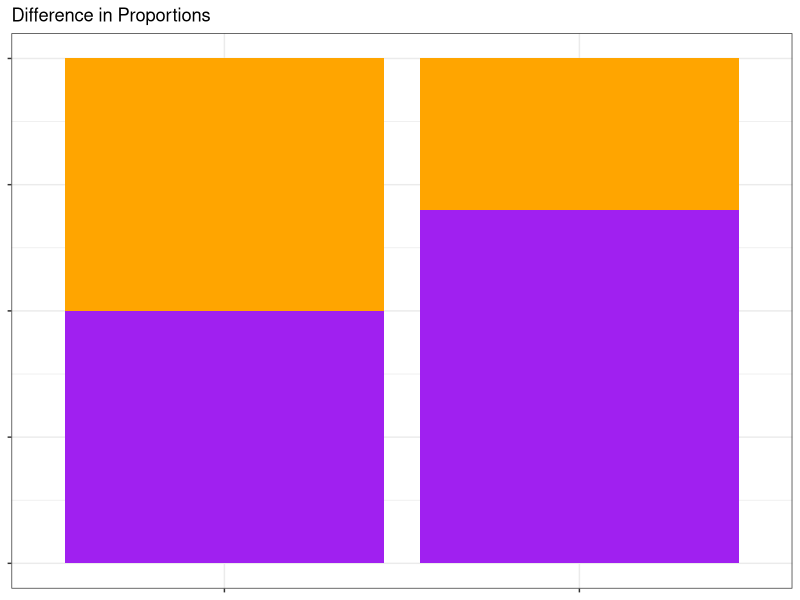
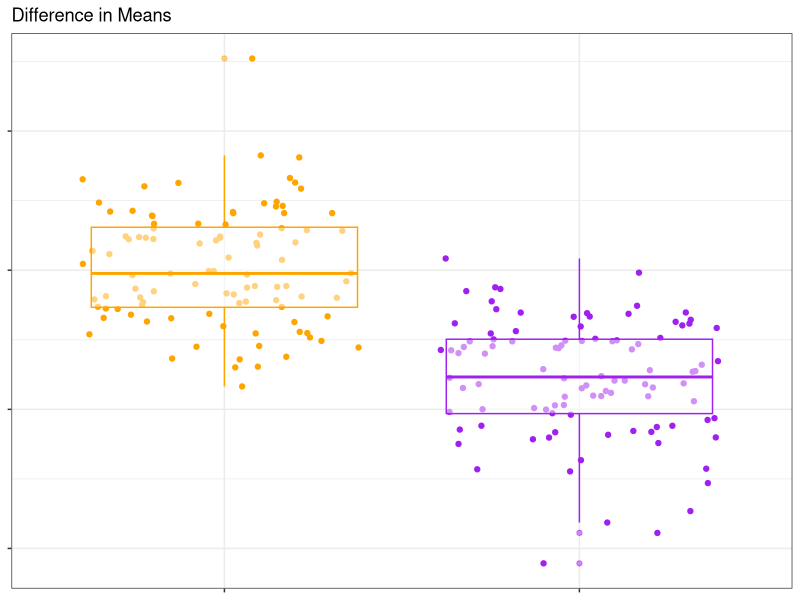
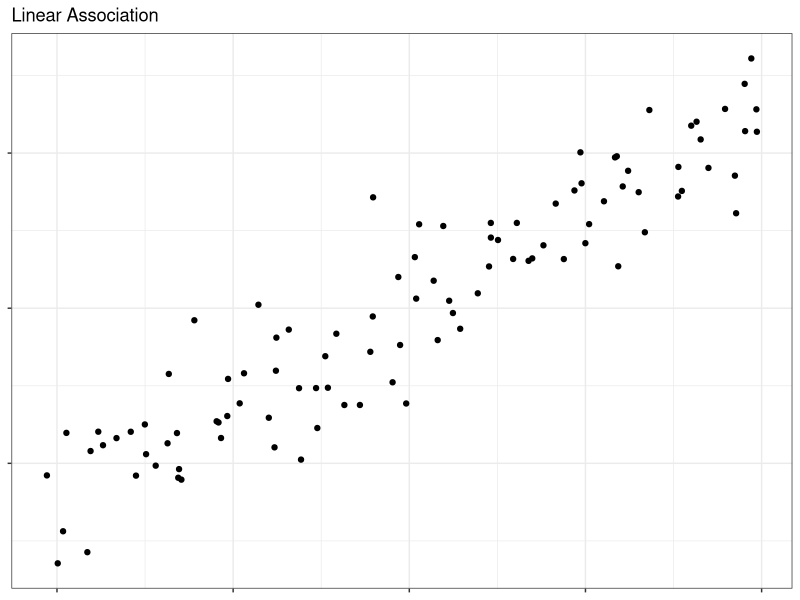

Write the R code that produced these figures, in order.
## ---- chunk 1

library(ggplot2)
library(tidyverse)
knitr::opts_chunk$set(dpi=300, message = F, warning = F, echo = F, fig.width = 8, fig.height = 4, out.width = "80%", fig.align = "center", cache = T)
theme_set(theme_bw())
## ---- chunk 2
tibble(group = rep(c("A", "B"), each = 2),
       resp = rep(c(1, 2), times = 2),
       prop = c(.5, .5, .3, .7)) %>%
  ggplot(aes(x = group, fill = factor(resp), weight = prop)) + geom_bar(position = "stack") + theme(axis.title = element_blank(), axis.text = element_blank()) + scale_fill_manual(values = c("orange", "purple"), guide = F) + ggtitle("Difference in Proportions")
tibble(group = rep(c("A", "B"), each = 100), 
       obs = c(rnorm(100, 5, 1), rnorm(100, 3, 1))) %>%
  ggplot(aes(x = group, y = obs, color = group)) + geom_jitter() + geom_boxplot(fill = "white", alpha = .5) + theme(axis.title = element_blank(), axis.text = element_blank()) + scale_color_manual(values = c("orange", "purple"), guide = F) + ggtitle("Difference in Means")
tibble(x = seq(-5, 5, length.out = 100) + rnorm(100, 0, .2),
       y = x + rnorm(100, sd = 1)) %>%
  ggplot(aes(x = x, y = y)) + geom_point() + theme(axis.title = element_blank(), axis.text = element_blank()) + ggtitle("Linear Association")
